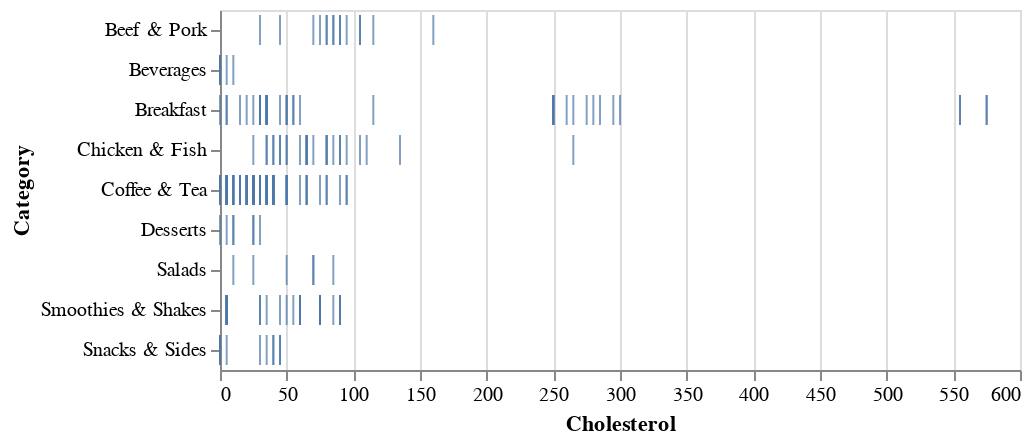

The code cell stored with this chart in its notebook:
### Code cell
alt.Chart(df).mark_tick().encode(
    x='Cholesterol',
    y='Category')

### Figure 1 — Vega-Lite specification as saved in the notebook (floating-point values rounded to 4 significant figures; data arrays with more than 128 entries replaced by an {"elided": "..."} marker saying what was removed)
{"config": {"view": {"continuousWidth": 400, "continuousHeight": 300}}, "data": {"name": "data-a360ffbb61831f1bb4b9ad76deb73333"}, "mark": "tick", "encoding": {"x": {"type": "quantitative", "field": "Cholesterol"}, "y": {"type": "nominal", "field": "Category"}}, "$schema": "https://vega.github.io/schema/vega-lite/v4.8.1.json", "datasets": {"data-a360ffbb61831f1bb4b9ad76deb73333": {"elided": "260 records"}}}
